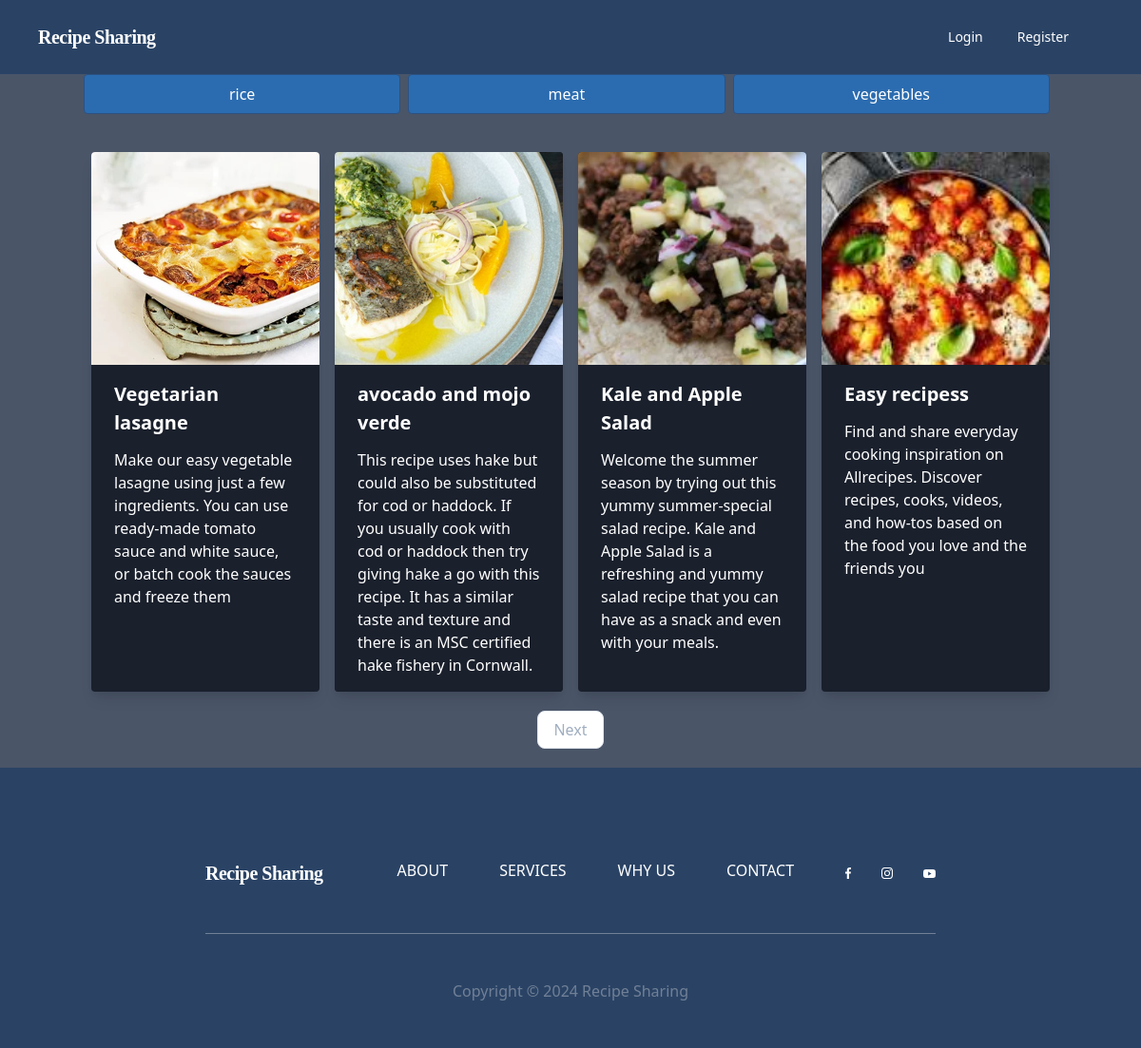
/category/vegetables/, run on the app's committed database.
### category/models.py (models this page shows, shortened)
class Category(models.Model):
    category_name = models.CharField(max_length = 50, unique = True)
    slug = models.SlugField(max_length= 100, unique = True)

### recipe/models.py (models this page shows, shortened)
class Recipe(models.Model):
    id= models.IntegerField(primary_key=True)
    recipe_name = models.CharField(max_length=100, unique=True)
    slug = models.SlugField(max_length=200, unique=True)
    description = models.TextField(max_length=500, blank=True)
    image = models.ImageField(upload_to='photos')
    category = models.ForeignKey(Category, on_delete=models.CASCADE)
    created_date = models.DateTimeField(auto_now_add=True)

### recipe/views.py (the view)
# urls.py: path('', views.show_recipe, name='show_recipe'),
def show_recipe(request, category_slug=None):
    if category_slug:
        category = get_object_or_404(Category, slug=category_slug)
        recipes = Recipe.objects.filter(category=category)
    else:
        if request.method == 'POST':
            need = request.POST['search_query']
            recipes =  Recipe.objects.filter(recipe_name__contains=need)
        else:
            recipes = Recipe.objects.all()
    paginator = Paginator(recipes, 4)
    page_number = request.GET.get('page')
    paged_recipes = paginator.get_page(page_number)
    categories = Category.objects.all()
    context = {'recipes': paged_recipes, 'categories': categories}
    return render(request, 'recipe.html', context)

### recipe/templates/recipe.html (shortened to what this page needs)
{% extends 'base.html' %}
{% block content %}
<ul class="flex">
    {% for category in categories %}
    <li class="flex-1 mr-2">
      <a class="text-center block border border-blue-800 rounded py-2 px-4 bg-blue-700 hover:bg-blue-700 text-white" href="{% url 'category_by_slug' category.slug %}">{{ category.category_name }}</a>
    </li>
    {% endfor %}
</ul>
<div class="mx-2">
    <div class="grid grid-cols-4 gap-4 mt-10">
        {% for item in recipes %}
        <div href="{% url 'recipe_detail' item.id %}" class="max-w-sm rounded bg-gray-900 overflow-hidden shadow-lg">
            <img class="w-full h-56 object-cover" src="{{ item.image.url }}" alt="Sunset in the mountains">
            <div class="px-6 py-4 text-white bg-gray-900">
                <div class="font-bold text-xl mb-3"><a href="{% url 'recipe_detail' item.id %}">{{ item.recipe_name }}</a>
                </div>
                <p class="text-white text-base ">
                    {{ item.description }}
                </p>
            </div>
        </div>
        {% endfor %}
    </div>
</div>
<div class="flex justify-center mt-5 mb-5">
    {% if recipes.has_next %}
    <a href="?page={{ recipes.next_page_number }}" class="mx-3 flex items-center justify-center px-4 h-10 text-base font-medium text-gray-500 bg-white border border-gray-300 rounded-lg hover:bg-gray-100 hover:text-gray-700 dark:bg-gray-800 dark:border-gray-700 dark:text-gray-400 dark:hover:bg-gray-700 dark:hover:text-white">
        Next
    </a>
    {% endif %}
</div>
{% endblock %}

### data on the page
Category: category_name "rice"
Category: category_name "meat"
Category: category_name "vegetables"
Recipe: image (picture), recipe_name "Vegetarian lasagne", description "Make our easy vegetable lasagne using just a few ingredients. You can use ready-made tomato sauce and white sauce, or batch cook the sauces and freeze them"
Recipe: image (picture), recipe_name "avocado and mojo verde", description "This recipe uses hake but could also be substituted for cod or haddock. If you usually cook with cod or haddock then try giving hake a go with this recipe. It has a similar taste and texture and there is an MSC certified hake fishery in Cornwall."
Recipe: image (picture), recipe_name "Kale and Apple Salad", description "Welcome the summer season by trying out this yummy summer-special salad recipe. Kale and Apple Salad is a refreshing and yummy salad recipe that you can have as a snack and even with your meals."
Recipe: image (picture), recipe_name "Easy recipess", description "Find and share everyday cooking inspiration on Allrecipes. Discover recipes, cooks, videos, and how-tos based on the food you love and the friends you"
